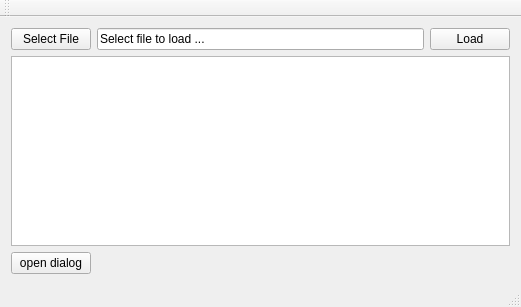
<?xml version="1.0" encoding="UTF-8"?>
<ui version="4.0">
 <class>MainWindow</class>
 <widget class="QMainWindow" name="MainWindow">
  <property name="enabled">
   <bool>true</bool>
  </property>
  <property name="geometry">
   <rect>
    <x>0</x>
    <y>0</y>
    <width>521</width>
    <height>307</height>
   </rect>
  </property>
  <property name="windowTitle">
   <string>MainWindow</string>
  </property>
  <widget class="QWidget" name="centralWidget">
   <layout class="QGridLayout" name="gridLayout">
    <item row="0" column="0">
     <widget class="QPushButton" name="pbSelectFile">
      <property name="text">
       <string>Select File</string>
      </property>
     </widget>
    </item>
    <item row="1" column="0" colspan="3">
     <widget class="QTextEdit" name="tedDisplaysFile"/>
    </item>
    <item row="0" column="2">
     <widget class="QPushButton" name="pbLoadFile">
      <property name="enabled">
       <bool>true</bool>
      </property>
      <property name="text">
       <string>Load</string>
      </property>
     </widget>
    </item>
    <item row="0" column="1">
     <widget class="QLineEdit" name="ledFileToLoad">
      <property name="text">
       <string>Select file to load ...</string>
      </property>
      <property name="readOnly">
       <bool>true</bool>
      </property>
     </widget>
    </item>
    <item row="2" column="0">
     <widget class="QPushButton" name="pbOpenDialog">
      <property name="text">
       <string>open dialog</string>
      </property>
     </widget>
    </item>
   </layout>
  </widget>
  <widget class="QMenuBar" name="menuBar">
   <property name="geometry">
    <rect>
     <x>0</x>
     <y>0</y>
     <width>521</width>
     <height>22</height>
    </rect>
   </property>
  </widget>
  <widget class="QToolBar" name="mainToolBar">
   <attribute name="toolBarArea">
    <enum>TopToolBarArea</enum>
   </attribute>
   <attribute name="toolBarBreak">
    <bool>false</bool>
   </attribute>
  </widget>
  <widget class="QStatusBar" name="statusBar"/>
 </widget>
 <layoutdefault spacing="6" margin="11"/>
 <resources/>
 <connections/>
</ui>
